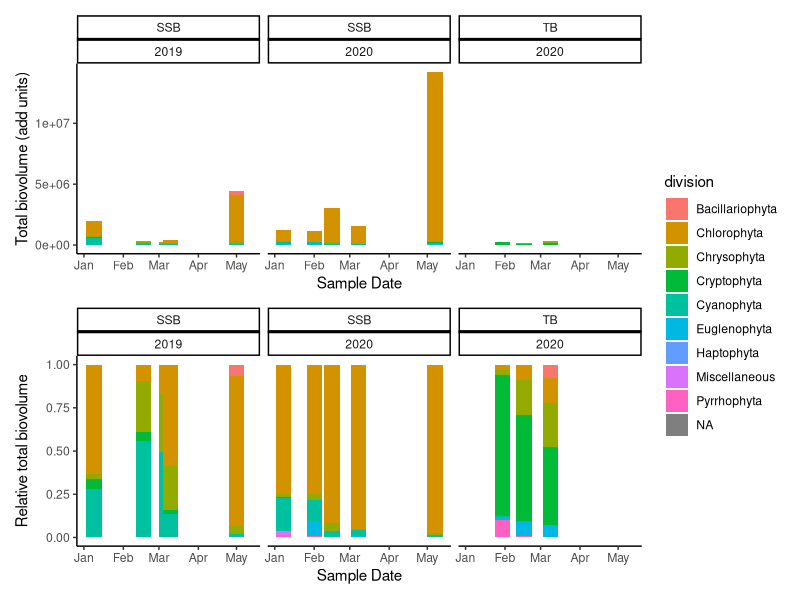
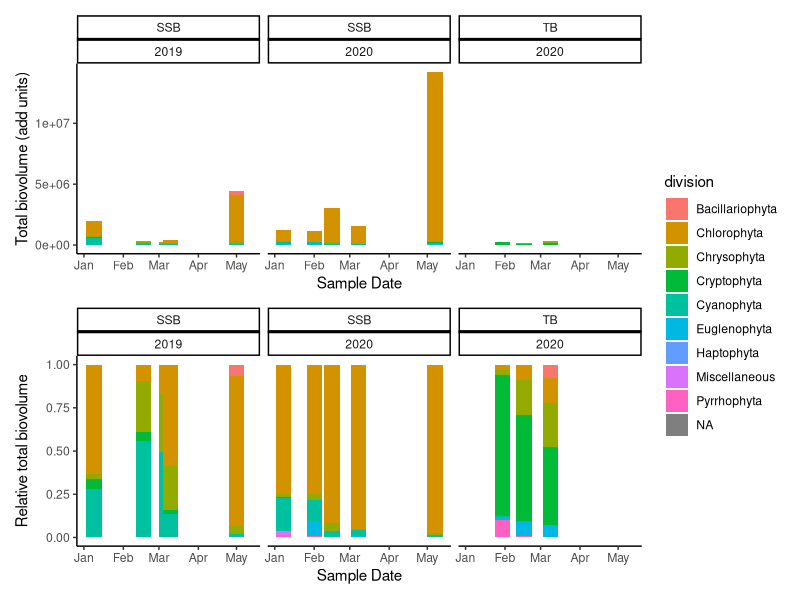

These figures' R source, in order:
# Plotting SSB and TB phytoplankton biovolumes
library(tidyverse)
library(scales)
library(patchwork)
#Load data
taxanthangs = read_csv('SSBTBtaxalevel.csv')
taxanthangs$sample_date=mdy(taxanthangs$sample_date)

taxanthangs.shrike = select(taxanthangs, 4,8,23,47,48) %>% 
  mutate(month = month(sample_date)) %>% 
  mutate(year = year(sample_date))

# The only tricky thing here is converting the x-axis to the same origin
p1 = ggplot(taxanthangs.shrike, aes(fill=division, y=total_biovolume_cubic_um_per_ml_, 
                               x = as.Date(yday(sample_date), "1970-01-01"))) + 
  geom_bar(position="stack", stat="identity", width = 12) +
  scale_x_date(labels = date_format("%b")) +
  facet_wrap(~sample_id + year) +
  xlab('Sample Date') +
  ylab('Total biovolume (add units)') +
  theme_classic()

p2 = ggplot(taxanthangs.shrike, aes(fill=division, y=relative_total_biovolume, 
                               x = as.Date(yday(sample_date), "1970-01-01"))) + 
  geom_bar(position="stack", stat="identity", width = 12) +
  scale_x_date(labels = date_format("%b")) +
  facet_wrap(~sample_id + year) +
  xlab('Sample Date') +
  ylab('Relative total biovolume') +
  theme_classic()

p1/p2 + plot_layout(guides = "collect")
ggsave('RelativeTotalBiovolumes_SSB_TB.png', width = 6, height = 6, dpi = 500)
